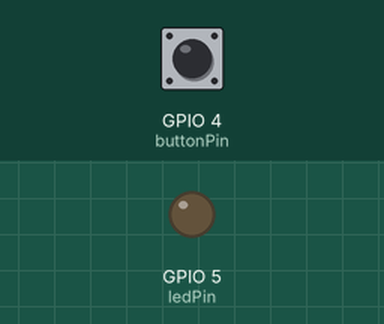
The sketch below on a simulated ESP32. Shown: output pins drawn as LEDs (lit = HIGH). Inputs (shaded band) come from the test bench; at power-on: GPIO 4 (buttonPin) HIGH. What the sketch prints to the serial monitor is not drawn.

Above: at 1.2 s.
1.3 s: GPIO 4 (buttonPin) pulled LOW for 0.15 s
At 1.37 s:
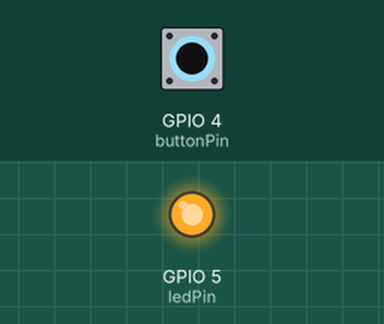
2.9 s: GPIO 4 (buttonPin) pulled LOW for 3.2 s
At 6.4 s:
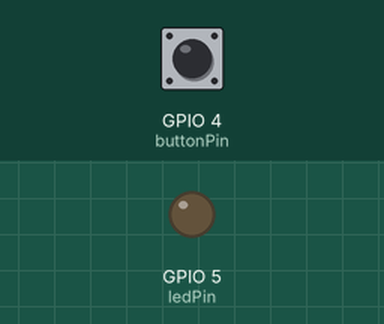
Timing chart, 0 to 7.9 s (numbered marks = the images above; inputs shaded):
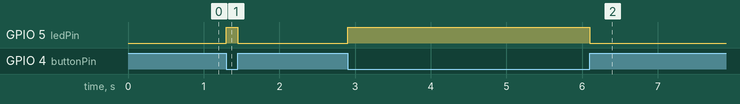

The sketch:

IoT25-HW02.ino
```cpp
// set pin numbers
const int buttonPin = 4;  // the number of the pushbutton pin
const int ledPin =  5;    // the number of the LED pin

void setup() {
  Serial.begin(115200);
  // initialize the pushbutton pin as an input
  pinMode(buttonPin, INPUT_PULLUP); // default HIGH(not pushed)
  // initialize the LED pin as an output
  pinMode(ledPin, OUTPUT);
}

void loop() {
  // read the state of the pushbutton value
  int buttonState = digitalRead(buttonPin);
  Serial.println(buttonState);

  if (buttonState == LOW) {     // when button is pushed,
    digitalWrite(ledPin, HIGH); // turn LED on
  } else {
    digitalWrite(ledPin, LOW);  // turn LED off
  }
}
```

Measured:
- after the input at 1.3 s, GPIO 5 (ledPin): LOW → HIGH at once, → LOW 0.15 s later
- after the input at 2.9 s, GPIO 5 (ledPin): LOW → HIGH at once, → LOW 3.2 s later
